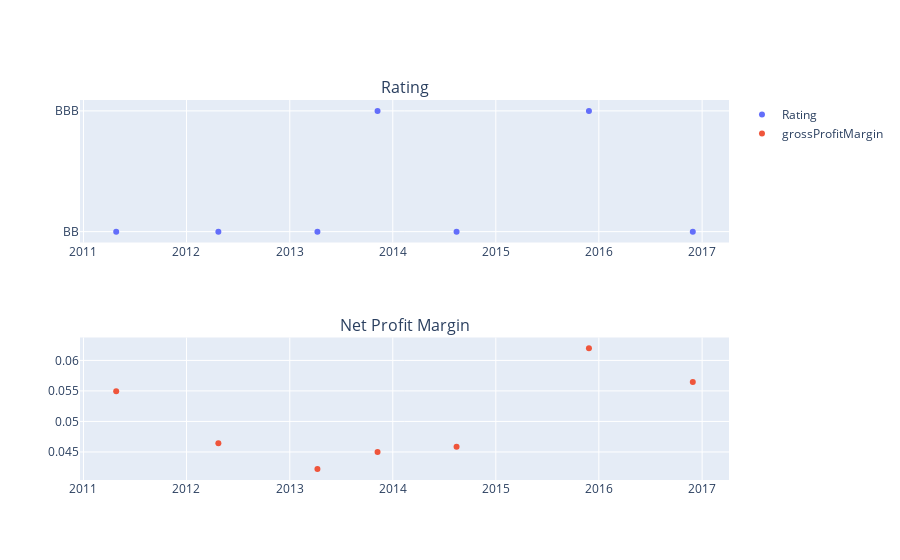

This figure's notebook cell:
### Code cell
# Plot de pontos usando plotly como uma empresa específica tem o seu rating e net profit ao longo do tempo
fig = make_subplots(
    rows=2, cols=1,
    subplot_titles=[
        "Rating",
        "Net Profit Margin",
    ]
)

# Add traces
fig.add_trace(go.Scatter(x=df_credit[df_credit["Name"] == "Bunge Limited"]["Date"], y=df_credit[df_credit["Name"] == "Bunge Limited"]["Rating"],
                    mode='markers',
                    name='Rating'), row=1, col=1)
fig.add_trace(go.Scatter(x=df_credit[df_credit["Name"] == "Bunge Limited"]["Date"], y=df_credit[df_credit["Name"] == "Bunge Limited"]["grossProfitMargin"],
                    mode='markers',
                    name='grossProfitMargin'), row=2, col=1)

fig.show()

### Figure 1 — Plotly figure (JSON) as saved in the notebook; plotly's stock layout.template omitted (floating-point values rounded to 4 significant figures)
{"data": [{"mode": "markers", "name": "Rating", "type": "scatter", "x": ["2014-08-15T00:00:00.000000000", "2013-11-08T00:00:00.000000000", "2015-11-27T00:00:00.000000000", "2012-04-23T00:00:00.000000000", "2016-11-29T00:00:00.000000000", "2011-04-27T00:00:00.000000000", "2013-04-09T00:00:00.000000000"], "xaxis": "x", "y": ["BB", "BBB", "BBB", "BB", "BB", "BB", "BB"], "yaxis": "y"}, {"mode": "markers", "name": "grossProfitMargin", "type": "scatter", "x": ["2014-08-15T00:00:00.000000000", "2013-11-08T00:00:00.000000000", "2015-11-27T00:00:00.000000000", "2012-04-23T00:00:00.000000000", "2016-11-29T00:00:00.000000000", "2011-04-27T00:00:00.000000000", "2013-04-09T00:00:00.000000000"], "xaxis": "x2", "y": [0.04585, 0.04499, 0.06197, 0.04644, 0.05647, 0.05494, 0.04219], "yaxis": "y2"}], "layout": {"annotations": [{"font": {"size": 16}, "showarrow": false, "text": "Rating", "x": 0.5, "xanchor": "center", "xref": "paper", "y": 1, "yanchor": "bottom", "yref": "paper"}, {"font": {"size": 16}, "showarrow": false, "text": "Net Profit Margin", "x": 0.5, "xanchor": "center", "xref": "paper", "y": 0.375, "yanchor": "bottom", "yref": "paper"}], "xaxis": {"anchor": "y", "domain": [0, 1]}, "xaxis2": {"anchor": "y2", "domain": [0, 1]}, "yaxis": {"anchor": "x", "domain": [0.625, 1]}, "yaxis2": {"anchor": "x2", "domain": [0, 0.375]}}}
